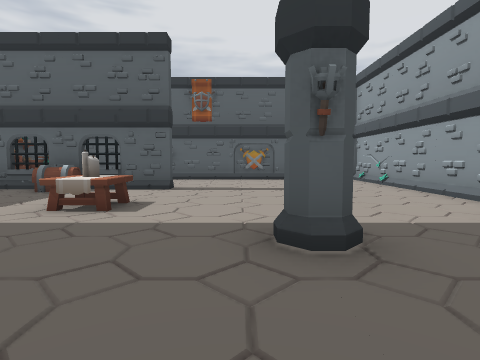
[1] (above)

12 first-person views from a walk through a level from a Godot 3-D game. The camera is 1.5 m above the floor, tilts 4° down and sees 80° across. The floor is counted in squares, 2 m on a side. Each view is taken from the middle of a square. On the plan, view 1 faces up. The plan holds only what a view shows up to about 10 squares ahead; the rest is blank. The place goes on beyond the plan.

[2]
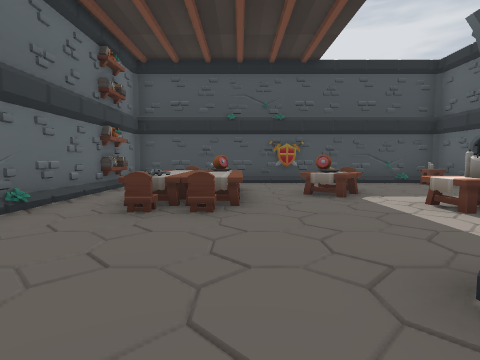

[3]
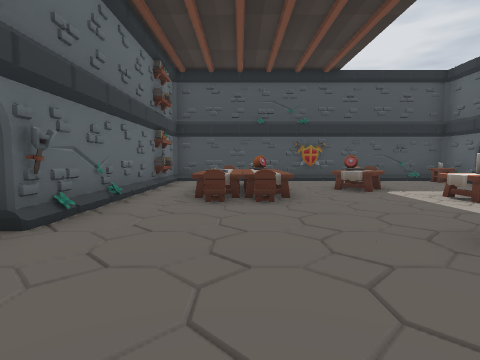

[4]
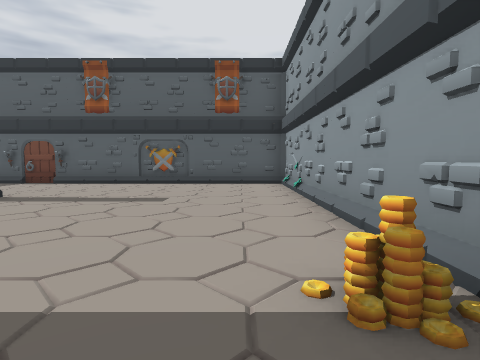

[5]
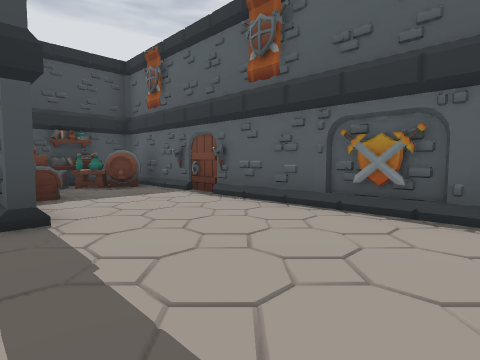

[6]
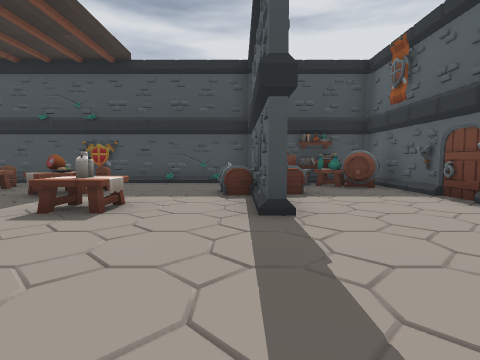

[7]
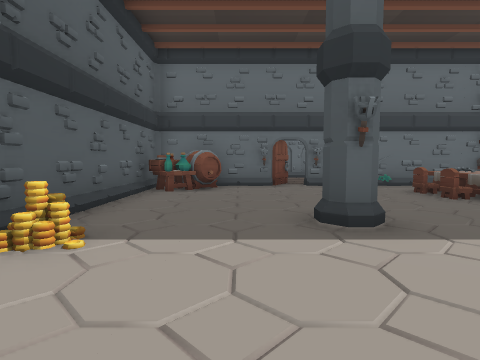

[8]
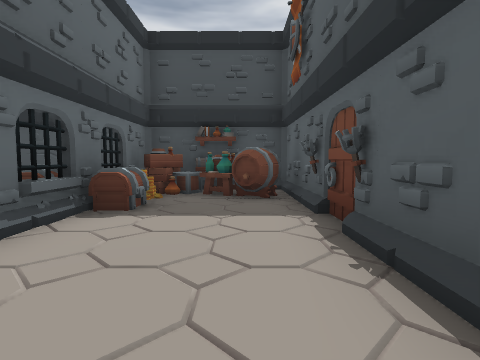

[9]
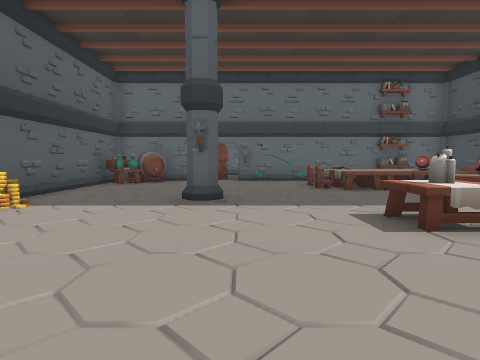

[10]
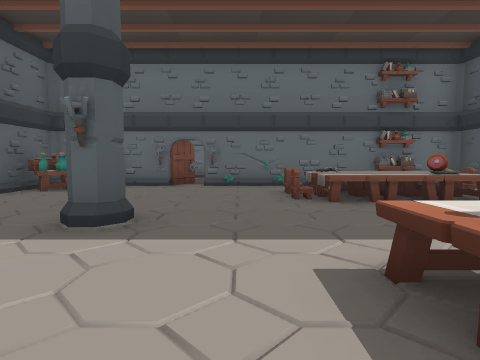

[11]
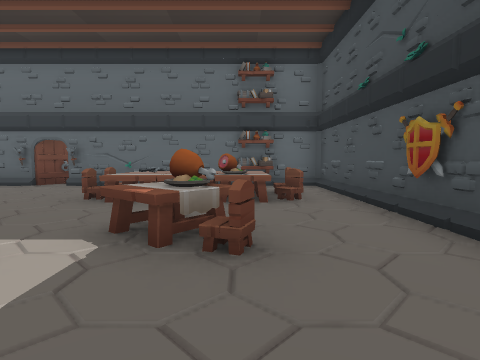

[12]
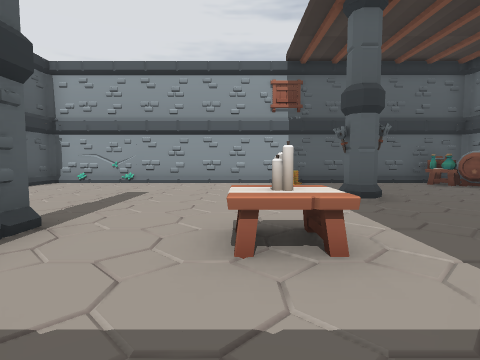

### Floor plan
Key: @ floor where view 1 was taken; # wall or solid block; x gap in a wall; . floor; / step, stairs or slope; C crate; H chest; T table; A candle; P pillar; I chair; N coin; O other object.
Columns run from 8 left of view 1 to 5 right of it. Each row starts with its distance up from view 1.
 12  ###   ## ###
 11 #...OO#..#...#
 10 #.#..........#
  9 ###..........#
  8  CNHH........#
  7  T#.H##......#
  6 #O...........#
  5 #/...TA......#
  4 #/.I..T......#
  3 #/.TT....P..N#
  2 #/...........#
  1 #//TTT.......#
  0 #/ITTTI.@....#
 -1 #/.OTT.....###
 -2 #//x.......###
 -3  ##### ###

Where each view was taken, in squares from view 1:
view 1: 0 up, 0 right, facing up
view 2: 1 up, 2 right, facing left
view 3: 0 up, 3 right, facing left
view 4: 2 up, 3 right, facing up
view 5: 7 up, 2 right, facing up-left
view 6: 7 up, 2 right, facing left
view 7: 6 up, 2 right, facing down
view 8: 10 up, 0 right, facing left
view 9: 8 up, 0 right, facing down
view 10: 6 up, 1 left, facing down
view 11: 6 up, 5 left, facing down
view 12: 5 up, 5 left, facing right
